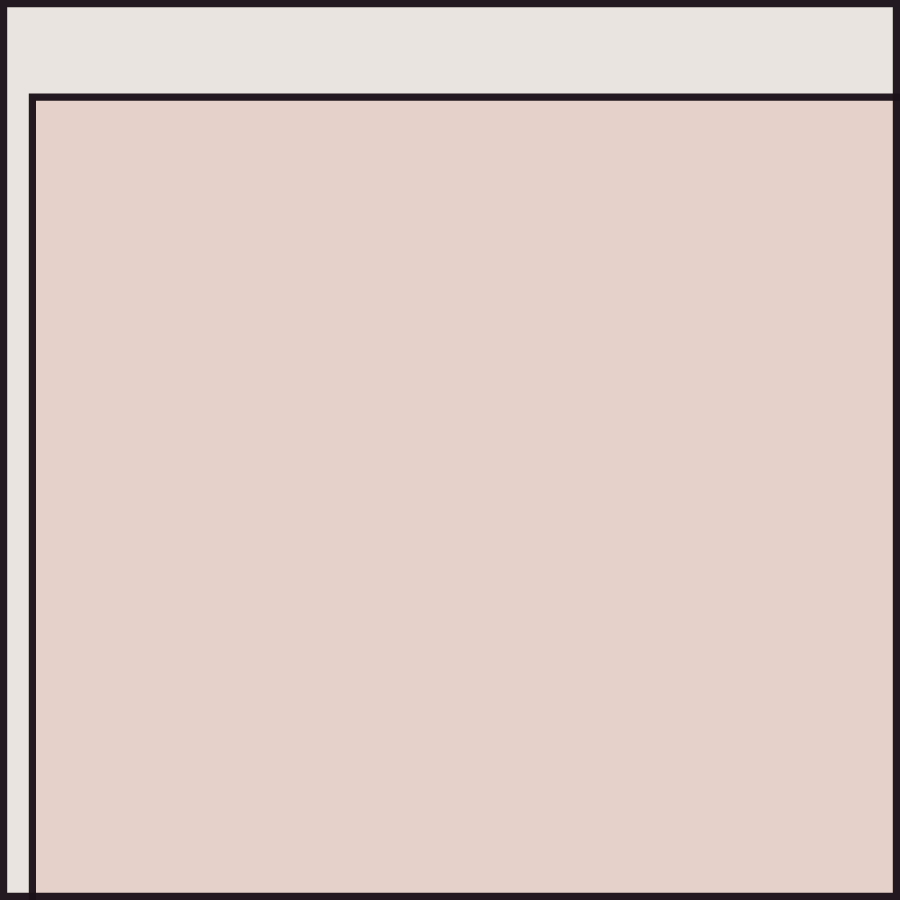
Frame 1 (no input)
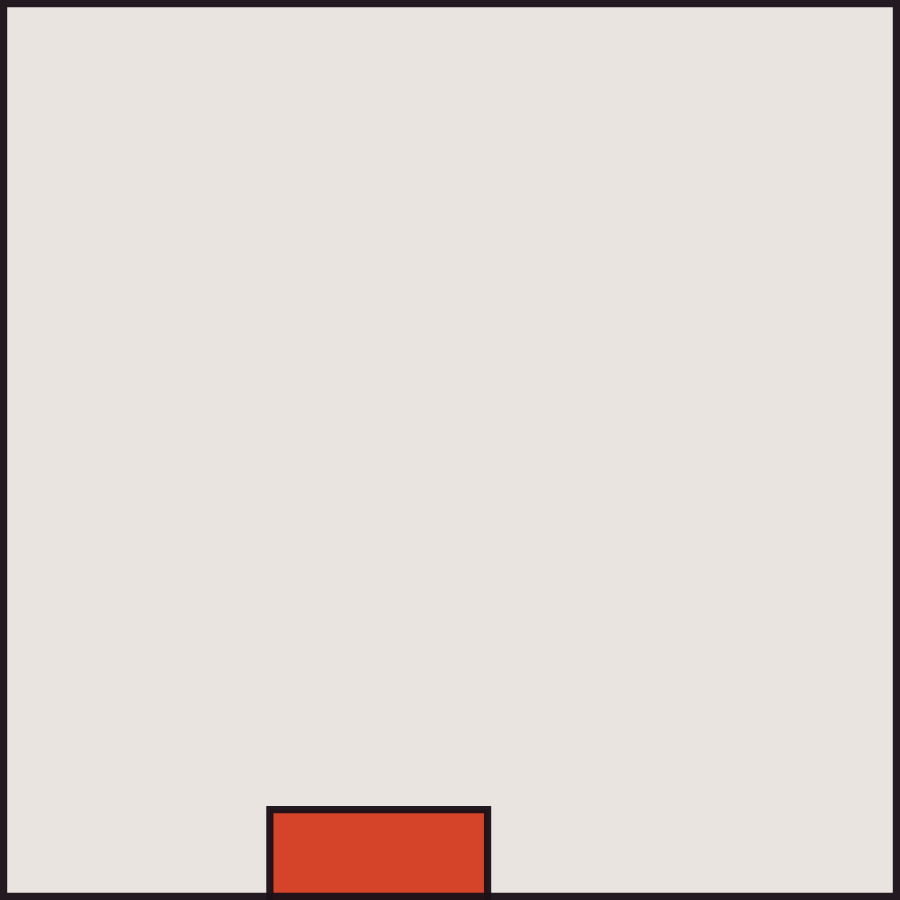
Frame 60 (no input)
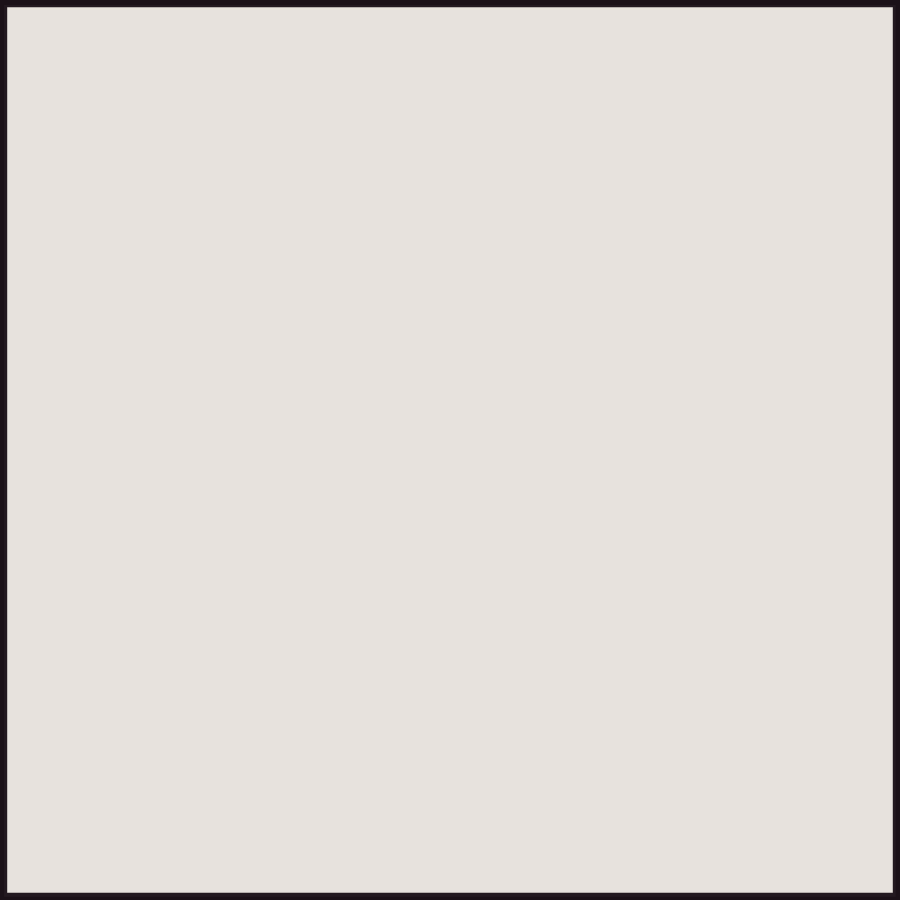
Frame 120 (the mouse pressed at the canvas centre since frame 60)

The p5.js sketch that drew these frames (run headless with seeded random() and noise() and a simulated clock; from frame 60 on, the mouse is pressed at the canvas centre):

// p5.js sketch
// ── sketch.js
let res = 10;
let cellSize;
let grid = [];
let rects = [];
let valid = [];

let opac = 235;

let colours = [
  [244,199,14, opac],
  [45,62,140, opac],
  [208,53,25, opac],
  [166,170,170, opac],
  // [166,170,170, opac],
  [0, opac],
  // [0, opac]
];

// colours = [
//   [237, 207, 36, opac],
//   [51, 69, 212, opac],
//   [201, 52, 22, opac],
//   [166,170,170, opac],
//   [0, opac]
// ];

let mover;

let maxTime = 20;
let timer = maxTime;
let done = false;
let off = 0;

 // [233,228,223], white

function setup(){
  let dim = min(windowWidth, windowHeight);
  createCanvas(dim*0.9, dim*0.9);
  
  cellSize = ceil(width/res);
  
  resizeCanvas(cellSize*res, cellSize*res); 
  
  for (let i = 0; i < res*res; i++){
    valid.push(1);
  }
  
  for (let i = 0; i < res*res; i++){
    if (valid[i] == 1){
      //add a rect, remove all invalid spaces
      let x = i%res;
      let y = floor(i/res);
      
      let maxW = res-x;
      
      for (let l = 0; l < res-x; l++){
        if (valid[i+l] == 0){
          maxW = min(maxW, l-1);
        }
      }
      
      let maxH = res/2.5;
      
      for (let l = 0; l < res-y; l++){
        if (valid[i+l*res] == 0){
          // maxH = min(maxH, l-1);
          
        }
      }
      
      // let minW = abs(i-res/2)/6;
      minW = 2;
      
      let w = floor(random(min(minW, maxW), min(res/2, maxW)));
      let h = floor(random(min(1, maxH), min(res/2, maxH)));
      let c = random(colours);
      if (w > 0 && h > 0){
        grid.push([x, y, w, h, c]);
      
      
        for (let j = 0; j < w; j++){
          for (let k = 0; k < h; k++){
            let n = j+k*res;
            valid[i+n] = 0;
          }
        }
        
      }
    }
  }
  
  stroke(28,17,24, 245);
  strokeWeight(width*0.008);
  
  mover = new Mover();
  
}

function reset(){
  grid = [];
  rects = [];
  valid = [];
  res = floor(random(10, 21));
  
  cellSize = ceil(width/res);
  
  resizeCanvas(cellSize*res, cellSize*res); 
  
  strokeWeight(width*0.008);
  
  for (let i = 0; i < res*res; i++){
    valid.push(1);
  }
  
  for (let i = 0; i < res*res; i++){
    if (valid[i] == 1){
      //add a rect, remove all invalid spaces
      let x = i%res;
      let y = floor(i/res);
      
      let maxW = res-x;
      
      for (let l = 0; l < res-x; l++){
        if (valid[i+l] == 0){
          maxW = min(maxW, l-1);
        }
      }
      
      let maxH = res/2.5;
      
      for (let l = 0; l < res-y; l++){
        if (valid[i+l*res] == 0){
          // maxH = min(maxH, l-1);
          
        }
      }
      
      // let minW = abs(i-res/2)/6;
      minW = 2;
      
      let w = floor(random(min(minW, maxW), min(res/2, maxW)));
      let h = floor(random(min(1, maxH), min(res/2, maxH)));
      let c = random(colours);
      if (w > 0 && h > 0){
        grid.push([x, y, w, h, c]);
      
      
        for (let j = 0; j < w; j++){
          for (let k = 0; k < h; k++){
            let n = j+k*res;
            valid[i+n] = 0;
          }
        }
        
      }
    }
  }
}

function windowResized(){
  let dim = min(windowWidth, windowHeight);
  createCanvas(dim*0.9, dim*0.9);
  
  cellSize = ceil(width/res);
  
  resizeCanvas(cellSize*res, cellSize*res); 
  
  strokeWeight(width*0.008);
}

function draw(){  
  background(233,228,223);
  
  if (done){
    off = width*0.001*sin(PI*timer/maxTime);
    if (timer > 0){
        timer-=1;
    }
  }
  
  for (let i = 0; i < rects.length; i++){
    let r = rects[i];
    fill(r[4]);
    
    if (done){
      rect(rects[i][0]*cellSize - off, r[1]*cellSize - off, r[2]*cellSize + off*2, r[3]*cellSize + off*2);
    } else if (i == rects.length-1){
      let offset = width*0.01*sin(PI*timer/maxTime);
      rect(rects[i][0]*cellSize - offset, r[1]*cellSize - offset, r[2]*cellSize + offset*2, r[3]*cellSize + offset*2);
      if (timer > 0){
        timer--;
      }
    } else {
      rect(rects[i][0]*cellSize, r[1]*cellSize, r[2]*cellSize, r[3]*cellSize);
    }
   
  }

  
  mover.display();
  
  push();
  rectMode(CENTER);
  noFill();
  rect(width/2, height/2, width-width*0.008);
  pop();
}

function mousePressed(){
  mover.restart();
}

class Mover {
  constructor(x, y, w, h, c){
    this.x = 0;
    this.y = 0;
    this.w = width;
    this.h = height;
    this.c = color(233,228,223);
    this.tx = 0;
    this.ty = 0;
    this.tw = 0;
    this.th = 0;
    this.tc = 0;
    this.updateTarget();
    this.resetting = false;
  }
  
  display(){
    
    let rate;
    let dif;
    if (this.resetting){
      rate = 0.1;
      dif = 0.001;
    } else {
      rate = 0.12;
      dif = 0.003;
    }
    
    
    this.x = lerp(this.x, this.tx, rate);
    this.y = lerp(this.y, this.ty, rate);
    this.w = lerp(this.w, this.tw, rate);
    this.h = lerp(this.h, this.th, rate);
    if (this.resetting){
      this.c = lerpColor(this.c, this.tc, rate*2);
    } else {
      this.c = lerpColor(this.c, this.tc, rate*0.9);
    }
    
    
    
    if (abs(this.x - this.tx) < dif &&
        abs(this.y - this.ty) < dif &&
        abs(this.w - this.tw) < dif &&
        abs(this.h - this.th) < dif){
      if (this.resetting){
        reset();
        this.resetting = false;
        this.updateTarget();
      } else {
      rects.push([this.x, this.y, this.w, this.h, this.c]);
        if (!done){
        timer = maxTime;
        }
      if (grid.length > 0){
        this.updateTarget();
      } else {
        if (!done){
          done = true;
          timer = maxTime;
        }
        
        // this.restart();
      }
      }
    }
    
    if (!done){
      fill(this.c);
      rect(this.x*cellSize, this.y*cellSize, this.w*cellSize, this.h*cellSize);
    }
  }
  
  updateTarget(){
    let r = floor(random(grid.length));
    
    this.tx = grid[r][0];
    this.ty = grid[r][1];
    this.tw = grid[r][2];
    this.th = grid[r][3];
    this.tc = color(...grid[r][4]);
    
    grid.splice(r, 1);
    
  }
  
  restart(){
    this.tx = 0;
    this.ty = 0;
    this.tw = res;
    this.th = res;
    this.tc = color(233,228,223);
    
    this.resetting = true;
    done = false;
  }
}
// ── style.css
html, body {
/*   background-color: rgb(22,24,24); */
  background-color: antiquewhite;
  margin: 0;
  padding: 0;
}
canvas {
  position: absolute;
  top: 50%;
  left: 50%;
  transform: translate(-50%, -50%);
}
